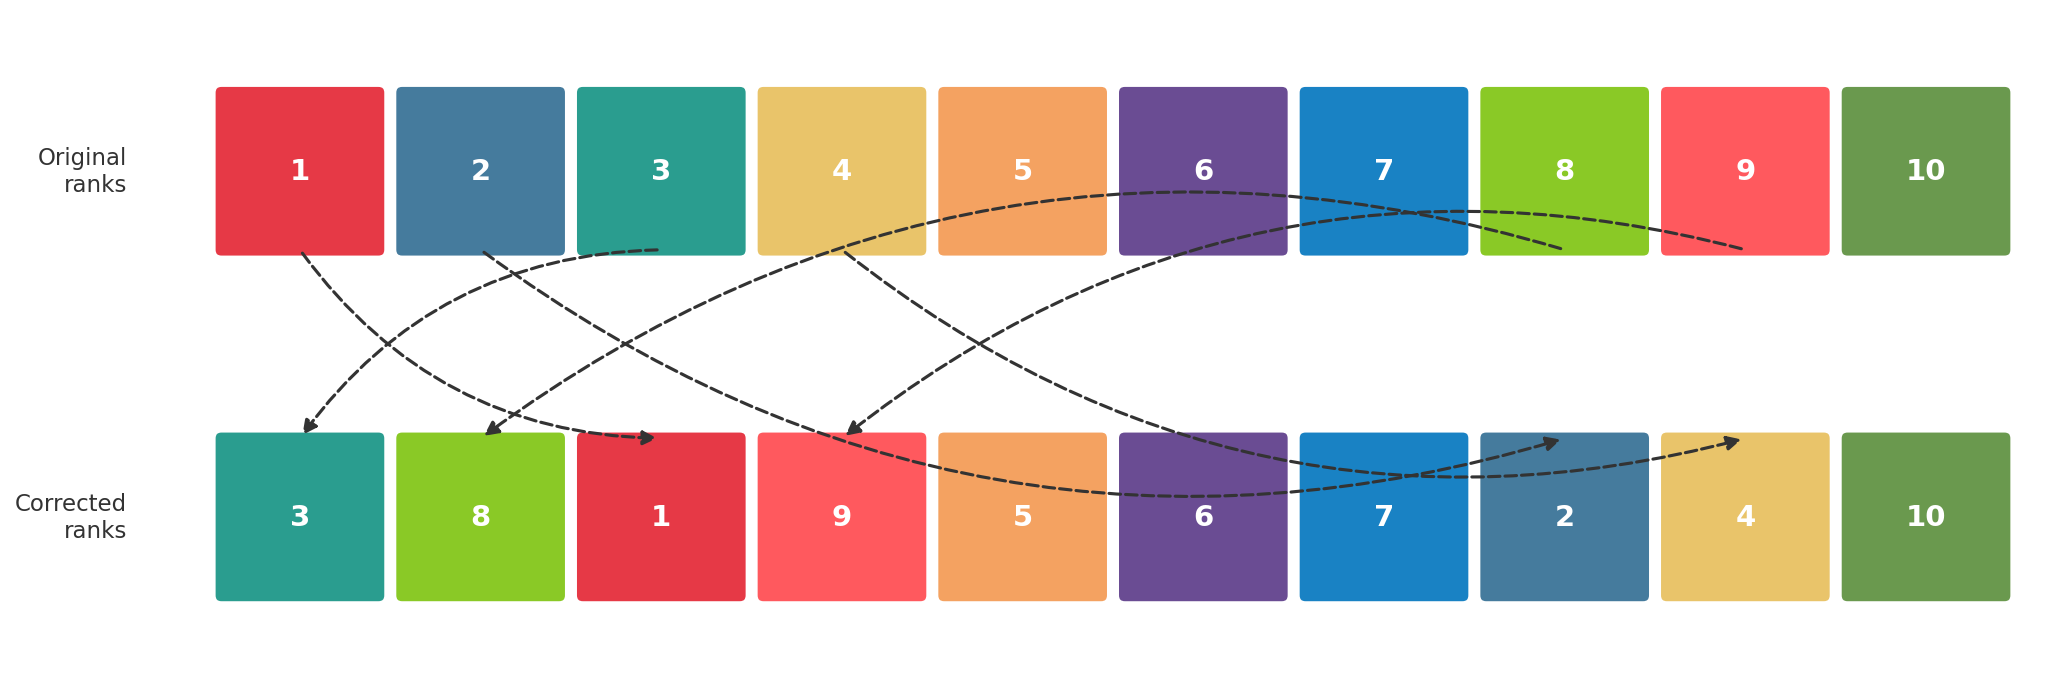

Generate this figure with Python:
import os
import numpy as np
import matplotlib.pyplot as plt
import matplotlib.patches as mpatches
from matplotlib.patches import FancyArrowPatch

HERE = os.path.dirname(os.path.abspath(__file__))

# Cell colors: index 0 = cell 1 (rank 1 = closest), index 9 = cell 10 (furthest)
N = 10
original_order = list(range(1, N + 1))
# 3 pairs swapped: 1↔3, 2↔8, 4↔9  → 6/10 cells shift → median rank shift = 2
corrected_order = [3, 8, 1, 9, 5, 6, 7, 2, 4, 10]

colors = [
    "#e63946", "#457b9d", "#2a9d8f", "#e9c46a", "#f4a261",
    "#6a4c93", "#1982c4", "#8ac926", "#ff595e", "#6a994e",
]

# ── Scatter layout ────────────────────────────────────────────────────────────
base_dist = 1.2
distances = [base_dist * rank for rank in range(1, N + 1)]

def make_pos(order, seed):
    """Place cells at rank-proportional distances with independent random angles."""
    rng = np.random.default_rng(seed)
    angles = rng.uniform(0, 2 * np.pi, N)
    return {
        cell: (distances[rank - 1] * np.cos(angles[rank - 1]),
               distances[rank - 1] * np.sin(angles[rank - 1]))
        for rank, cell in enumerate(order, start=1)
    }

orig_pos_xy = make_pos(original_order, seed=42)
corr_pos_xy = make_pos(corrected_order, seed=99)


def draw_scatter(ax, pos_xy, title):
    ax.set_aspect("equal")
    ax.axis("off")
    ax.set_title(title, fontsize=12, color="#333", pad=8)

    # Concentric distance rings
    for rank in [1, 5, 10]:
        circle = plt.Circle((0, 0), base_dist * rank,
                             fill=False, linestyle="--", linewidth=0.8, color="#ccc", zorder=0)
        ax.add_patch(circle)

    # Neighbor dots
    for cell, (x, y) in pos_xy.items():
        ax.scatter(x, y, s=350, color=colors[cell - 1], zorder=3,
                   edgecolors="white", linewidths=1.5)
        ax.text(x, y, str(cell), ha="center", va="center",
                fontsize=11, fontweight="bold", color="white", zorder=4)

    # Reference cell (star only, no label)
    ax.scatter(0, 0, s=500, marker="*", color="black", zorder=5,
               edgecolors="white", linewidths=1)

    ax.set_xlim(-14, 14)
    ax.set_ylim(-14, 14)


# ── Figure 1: scatter plots (pre and post correction) ─────────────────────────
fig1, (ax_pre, ax_post) = plt.subplots(1, 2, figsize=(14, 7))
draw_scatter(ax_pre,  orig_pos_xy, "Before correction")
draw_scatter(ax_post, corr_pos_xy, "After correction")
plt.tight_layout()
plt.savefig(os.path.join(HERE, "nn_scatter_fig.png"), dpi=150, bbox_inches="tight")
plt.show()

# ── Figure 2: rank-order rows with arrows ─────────────────────────────────────
cell_size = 1.0
gap = 0.15
row_gap = 2.2

fig2, ax2 = plt.subplots(figsize=(14, 5))
ax2.set_aspect("equal")
ax2.axis("off")


def draw_row(ax, order, y, label):
    for i, cell_num in enumerate(order):
        x = i * (cell_size + gap)
        color = colors[cell_num - 1]
        rect = mpatches.FancyBboxPatch(
            (x, y), cell_size, cell_size,
            boxstyle="round,pad=0.05",
            facecolor=color, edgecolor="white", linewidth=2,
        )
        ax.add_patch(rect)
        ax.text(x + cell_size / 2, y + cell_size / 2, str(cell_num),
                ha="center", va="center", fontsize=14, fontweight="bold", color="white")
    ax.text(-0.6, y + cell_size / 2, label,
            ha="right", va="center", fontsize=11, color="#333")


y_orig = row_gap
y_corr = 0

draw_row(ax2, original_order, y_orig, "Original\nranks")
draw_row(ax2, corrected_order, y_corr, "Corrected\nranks")

shifts = [
    (0, corrected_order.index(1),  0.35),
    (1, corrected_order.index(2),  0.5),
    (2, corrected_order.index(3), -0.35),
    (3, corrected_order.index(4),  0.25),
    (7, corrected_order.index(8), -0.5),
    (8, corrected_order.index(9), -0.25),
]

for orig_p, corr_p, _ in shifts:
    x_orig = orig_p * (cell_size + gap) + cell_size / 2
    x_corr = corr_p * (cell_size + gap) + cell_size / 2
    arrow = FancyArrowPatch(
        (x_orig, y_orig),
        (x_corr, y_corr + cell_size),
        arrowstyle="-|>", color="#333", linewidth=1.5,
        mutation_scale=14, linestyle="dashed",
        connectionstyle="arc3,rad=0.25",
    )
    ax2.add_patch(arrow)

total_width = N * (cell_size + gap) - gap
ax2.set_xlim(-1.2, total_width + 0.3)
ax2.set_ylim(-0.5, y_orig + cell_size + 0.5)

plt.tight_layout()
plt.savefig(os.path.join(HERE, "median_rank_shift_fig.png"), dpi=150, bbox_inches="tight")
plt.show()
